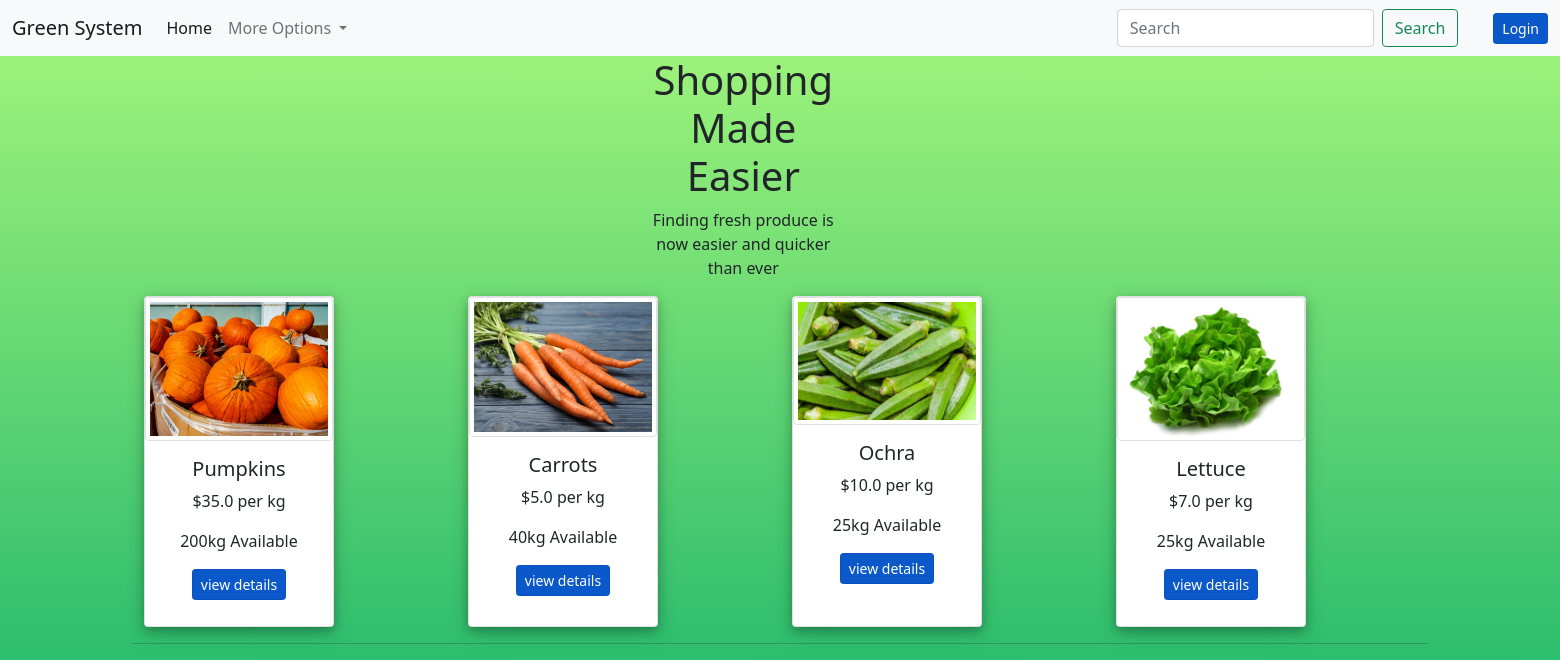
Before: / with the older database file.
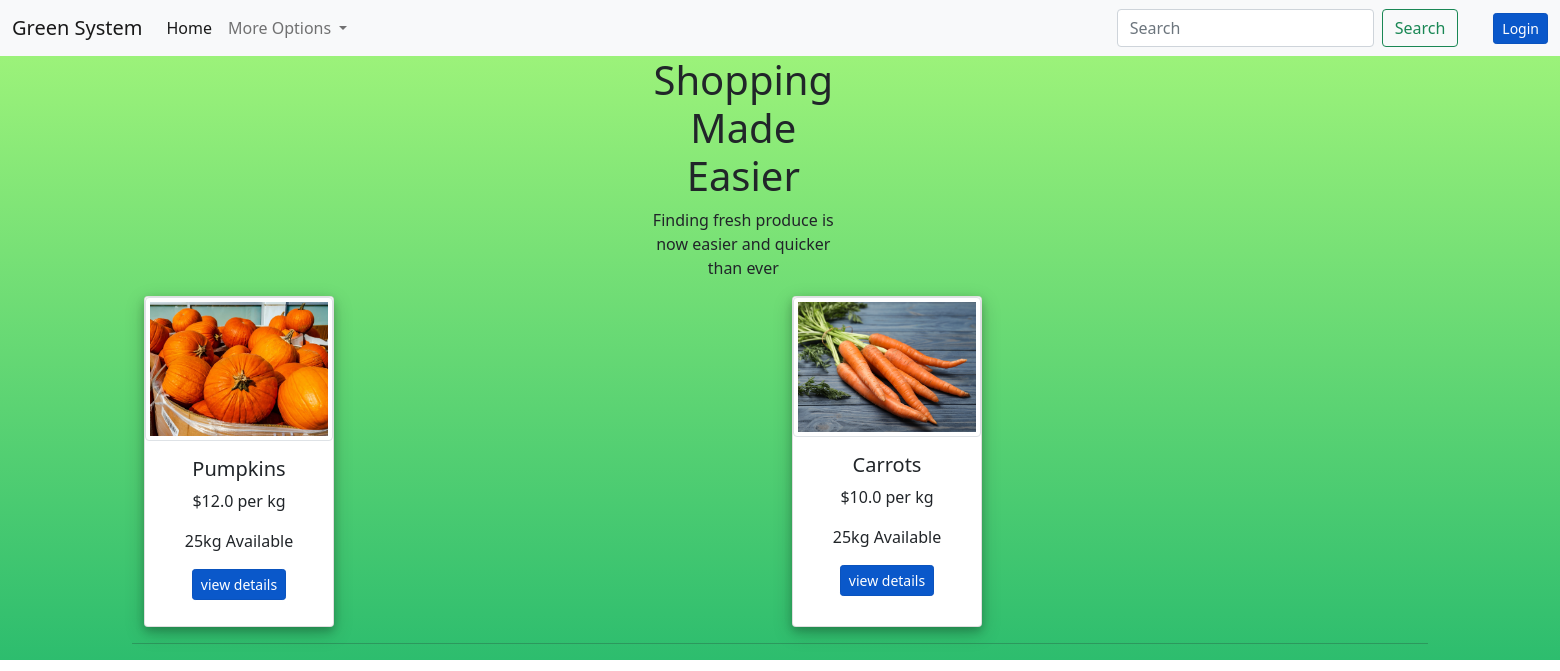
After: the same page with the newer database file.
### main.py (models this page shows, shortened)
class Item(db.Model):
    id=db.Column(db.Integer,primary_key=True)
    user_id=db.Column(db.Integer,db.ForeignKey('user.id'))
    name=db.Column(db.String,nullable=False)
    image=db.Column(db.String,nullable=False)
    quantity=db.Column(db.Integer,nullable=False)
    price=db.Column(db.Float,nullable=False)
    delivery=db.Column(db.String,nullable=False)

### main.py (the view)
@app.route('/',methods=['GET'])
def index():
    users=User.query.all()
    items=Item.query.all()
    images=[]
    for item in items:
        images.append(url_for('static',filename='item_images/+item.image'))
    return render_template('index.html',users=users,items=items,images=images)

### templates/index.html (shortened to what this page needs)
{% extends "layout.html" %}
{% block content %}
<div class="header" style="text-align: center; transform:translateX(38%);">
    <div class="new-container" style="align-items: flex-end;">
        <div class="row">
            <div class="col-2">
                <h1>Shopping Made Easier</h1>
                <p>Finding fresh produce is now easier and quicker than ever</p>
            </div>
        </div>
    </div>
</div>
<div class='container'>
    <div class="row">
    {% for item in items%}
    <div class="col">
    <div class="card"> <img class='mx-auto img-thumbnail' src="/static/item_images/{{item.image}}" width="100%" height="100%" max-height="100px" max-midth="100px" />
        <div class="card-body text-center mx-auto">
            <div class='cvp'>
                <h5 class="card-title font-weight-bold">{{item.name}}</h5>
                <p class="card-text">${{item.price}} per kg</p> <p class="card-text">{{item.quantity}}kg Available</p><a href="/item_details/{{item.id}}" class="btn btn-primary btn-sm active">view details</a><br />
            </div>
        </div>
    </div>
</div>
<br/>
    {%endfor%}
</div>
</div>
<hr/>
{% endblock %}

### templates/layout.html (shortened to what this page needs)
<!doctype html>
<html lang="en">
  <head>
    <link rel="stylesheet" href="{{ url_for('static', filename='style.css') }}">
    <link href="https://cdn.jsdelivr.net/npm/bootstrap@5.1.3/dist/css/bootstrap.min.css" rel="stylesheet">
  </head>
  <body>
    {% include 'navbar.html' %}
    <div class="container">
    {% block content%}
    {% endblock %}
    </div>
  </body>
</html>

### templates/navbar.html (shortened to what this page needs)
<nav class="navbar navbar-expand-lg navbar-light bg-light">
    <div class="container-fluid">
      <a class="navbar-brand" href="/">Green System</a>
      <div class="collapse navbar-collapse" id="navbarSupportedContent">
        <ul class="navbar-nav me-auto mb-2 mb-lg-0">
          <li class="nav-item">
            <a class="nav-link active" aria-current="page" href="/">Home</a>
          </li>
          <li class="nav-item dropdown">
            <a class="nav-link dropdown-toggle" href="#" id="navbarDropdown" role="button" data-bs-toggle="dropdown" aria-expanded="false">
              More Options
            </a>
          </li>
        </ul>
        <form class="d-flex">
          <input class="form-control me-2" type="search" placeholder="Search" aria-label="Search">
          <button class="btn btn-outline-success" type="submit">Search</button>
        </form>
        {% if current_user.is_authenticated %}
        <a href="/logout" style="margin-left:2.5em" methods="GET" class="btn btn-primary btn-sm active" role="button" aria-pressed="true">Logout</a>
        {%else%}
        <a href="/login" style="margin-left:2.5em" methods="GET" class="btn btn-primary btn-sm active" role="button" aria-pressed="true">Login</a>
        {%endif%}
      </div>
    </div>
  </nav>

### static/style.css (style rules this page uses)
.new-container { max-width: 1300px; margin: auto; padding-left: 25px; padding-right: 25px; }
a { text-decoration: none; }
body { background: -webkit-linear-gradient(bottom, #2dbd6e, #a6f77b); background-repeat: no-repeat; }
body { background-color: #eee }
.container { width: 900px }
.card { background-color: #fff; border: none; border-radius: 10px; width: 190px; box-shadow: 0 4px 8px 0 rgba(0, 0, 0, 0.2), 0 6px 20px 0 rgba(0, 0, 0, 0.19); margin-bottom:10px; height:100%; }

Changed rows visible on the page:
removed Item: image (picture), name "Ochra", price "10.0", quantity "25"
removed Item: image (picture), name "Lettuce", price "7.0", quantity "25"
changed Item "Pumpkins": price "35.0" → "12.0"; quantity "200" → "25"
changed Item "Carrots": price "5.0" → "10.0"; quantity "40" → "25"
